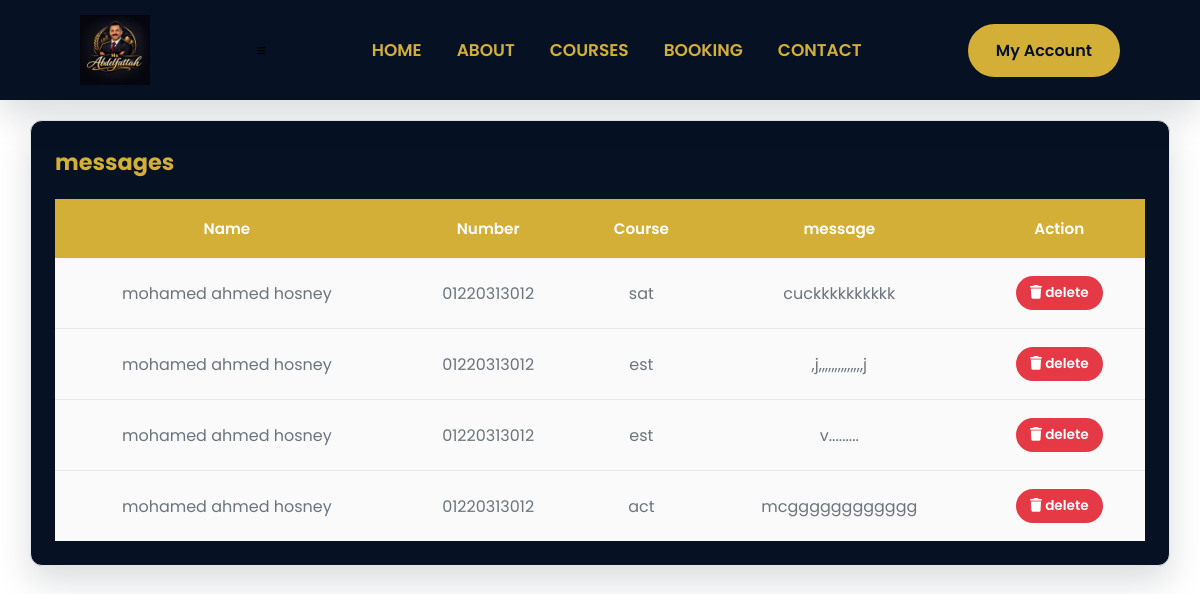
The app's page /admin/message (signed in), older data.
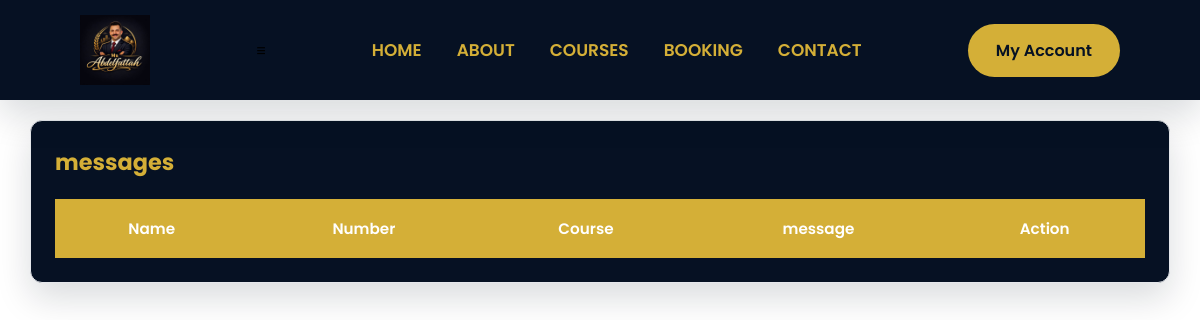
The same page, newer data.
### models/message.py (models this page shows)
class Message(db.Model):
    __tablename__ ="messages"
    id = db.Column(db.Integer, primary_key=True)
    name = db.Column(db.String(100), nullable=False)
    number = db.Column(db.String(20), nullable=False)
    course = db.Column(db.String(20), nullable=False)
    message = db.Column(db.String(150), nullable=False)

### routes/contact.py (the view)
@message.route("/admin/message" ,methods=["POST", "GET"])
@login_required
def contact():
    message = Message.query.all()
    return render_template("admin/contact.html", message=message, name="message")

### file.py (called while the page is built)
@login_manager.user_loader
def load_user(user_id):
    return db.session.get(User, int(user_id))

### templates/admin/contact.html
{% extends "base.html" %}
{% block body %}
<div class="admin-container">
    <div class="card-admin">
        <div class="card-header">
            <h2 class="card-title">messages</h2>
        </div>
        <div class="card-body">
            <div class="table-container">
                <table class="admin-table">
                    <thead>
                        <tr>
                         <th>Name</th>
                         <th> Number</th>
                         <th>Course</th>
                         <th>message</th>
                         <th>Action</th>
                        </tr>
                    </thead>
                    <tbody>
                        {%for message in message%}
                         <tr>
                          <td>{{message.name }}</td>
                          <td>{{message.number }}</td>
                          <td>{{message.course }}</td>
                          <td>{{message.message}}</td>
                          <td>
                            <a href="{{ url_for('message.delete_message', message_id=message.id)}}" class="btn btn-danger btn-sm">
                                <i class="fa-solid fa-trash"></i>
                                 delete
                            </a>
                            </td>
                         </tr>
                        {%endfor%}
                    </tbody>
                </table>
            </div>
        </div>
    </div>
</div>
{%endblock%}

### templates/base.html (shortened to what this page needs)
<!DOCTYPE html>
<html lang="en">
<head>
    <link rel="stylesheet" href="https://cdnjs.cloudflare.com/ajax/libs/font-awesome/6.7.2/css/all.min.css">
    <link rel="stylesheet" href="https://unpkg.com/aos@2.3.4/dist/aos.css">
    <link rel="stylesheet" href="https://cdn.jsdelivr.net/npm/swiper@11/swiper-bundle.min.css"/>
    <link rel="stylesheet" href="{{url_for('static', filename='css/style.css')}}">
    <link rel="stylesheet" href="{{url_for('static', filename='css/admin.css')}}">
</head>
<body>
    <nav class="navbar" id="navbar">
        <div class="logo">
                <a href="/" >
                 <img src="{{ url_for('static', filename='image/abdelfatah.png') }}" alt="logo">
               </a>
       </div>
        <div class="hamburger" id="hamburger">
        </div>
        <ul class="nav_links" id="nav-links">
           <li> <a href="/">HOME</a> </li>
           <li> <a href="/about">ABOUT</a> </li>
           <li> <a href="/courses">COURSES</a> </li>
           <li><a href="/booking">BOOKING</a></li>
           <li><a href="/contact">CONTACT</a></li>
        </ul>
        {%if current_user.is_authenticated %}
            <a href="/dashboard" class="btn-nav">My Account</a>
        {%else%}
            <a href="{{url_for('auth.login')}}" class="btn-nav">Login/Register</a>
        {%endif%}
    </nav>
    {% block body %}
    {% endblock %}
</body>
</html>

### static/css/style.css (style rules this page uses)
:root { --primary-color:#061123; --secondary-color:#d4af37; --background-color:#dee2e6; --white:#ffffff; --black:#000000; --dark-light:#14213d; --gray:#6c757d; --light-gray:#ced4da; --border-color:#adb5bd; --success:#2ecc71; --danger:#e63946; --warning:#fca311; --card-bg:#ffffff; --card-hover:#f9f9fa; --button-primary:#fca311; --button-hover:#d98c00; --button-dark:#061123; --shadow:0 15px 35px rgba(6, 17, 35,.15); --radius:10px; --trnasition:.35s ease; }
* { margin: 0; padding: 0; box-sizing: border-box; }
body { font-family: 'poppins', sans-serif; background: var(--white); color: var(--black); overflow-x: hidden; }
img { width:100%; display: block; }
a { text-decoration: none; color: inherit; }
ul { list-style: none; }
.navbar.scrolled { box-shadow: var(--shadow); background: var(--primary-color); padding:15px 80px ; transition: var(--trnasition); }
.navbar { background: var(--primary-color); position: fixed; top: 0; left: 0; width: 100%; padding: 20px 80px; display: flex; justify-content: space-between; align-items: center; background: var(--primary-color)s; z-index: 1000; }
.logo img { display: block; width: 70px; }
.nav_links { display: flex; align-items: center; gap: 35px; list-style: none; }
.nav_links a { color: var(--secondary-color); font-size: 17px; font-weight: 600; transition: var(--trnasition); }
.btn-nav { background: var(--secondary-color); color: var(--primary-color); padding: 14px 28px; border-radius: 40px; text-decoration: none; font-weight: 600; transition: var(--trnasition); }

### static/css/admin.css (style rules this page uses)
:root { --primary-color:#061123; --secondary-color:#d4af37; --background-color:#dee2e6; --white:#ffffff; --black:#000000; --dark-light:#14213d; --gray:#6c757d; --light-gray:#ced4da; --border-color:#adb5bd; --success:#2ecc71; --danger:#e63946; --warning:#fca311; --shadow:0 15px 35px rgba(6, 17, 35,.15); --radius:12px; --transition:.35s ease; }
* { margin: 0; padding: 0; box-sizing: border-box; }
body { background: var(--white); color: var(--black); overflow-x: hidden; }
.admin-container { padding-top: 80px; width: 95%; max-width: 1400px; margin: 40px auto; }
.card-admin { width: 100%; background: var(--primary-color); border: 1px solid #E5E7EB; border-radius: var(--radius); box-shadow: var(--shadow); padding: 24PX; transition: var(--transition); }
.card-header { display: flex; justify-content: space-between; align-items: center; margin-bottom: 20px; }
.card-title { font-size: 1.4rem; font-weight: 700; color: var(--secondary-color); }
.card-body { width: 100%; }
.table-container { width: 100%; overflow-x: auto; }
.admin-table { width: 100%; border-collapse: collapse; background: white; }
.admin-table thead { width: 100%; background: var(--secondary-color); color: var(--white); }
.admin-table th { padding: 18px; text-align: center; font-size: 0.95rem; font-weight: 600; white-space: nowrap; vertical-align: middle; }

Row changes from the older to the newer data that the page shows:
removed Message: name "mohamed ahmed hosney", number "01220313012", course "sat", message "cuckkkkkkkkkk"
removed Message: name "mohamed ahmed hosney", number "01220313012", course "est", message ",j,,,,,,,,,,,,,,j"
removed Message: name "mohamed ahmed hosney", number "01220313012", course "est", message "v........."
removed Message: name "mohamed ahmed hosney", number "01220313012", course "act", message "mcgggggggggggg"
